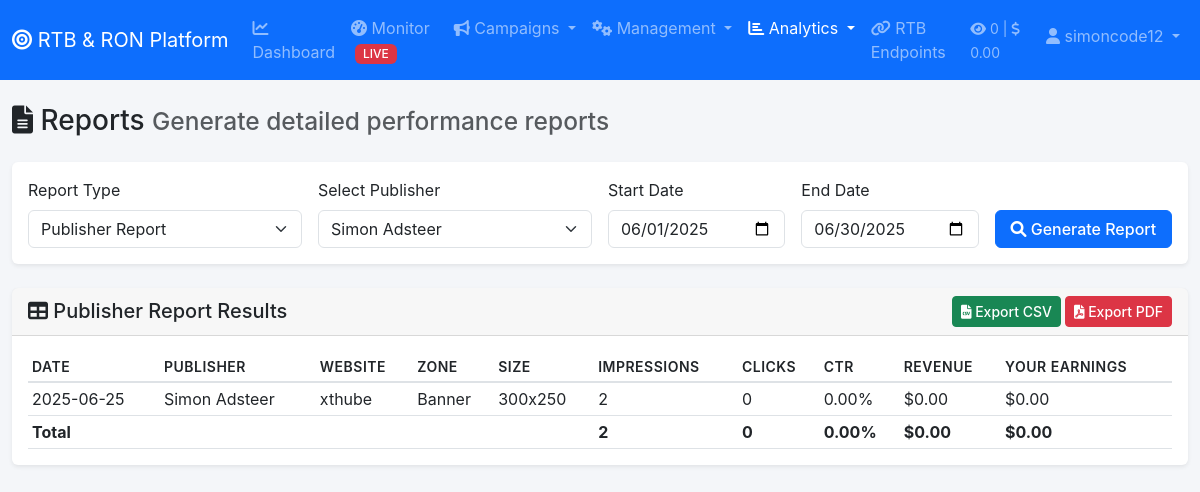
Screenshot of /admin/reports.php?type=publisher&entity_id=1&start_date=2025-06-01&end_date=2025-06-30 (signed in) with the database file from the repository.
### tables this page shows
CREATE TABLE `publishers` (
  `id` int(11) NOT NULL,
  `name` varchar(255) NOT NULL,
  `email` varchar(100) DEFAULT NULL,
  `website` varchar(255) DEFAULT NULL,
  `contact_person` varchar(100) DEFAULT NULL,
  `revenue_share` decimal(5,2) DEFAULT 50.00,
  `payment_method` enum('paypal','bank_transfer','wire') DEFAULT 'paypal',
  `payment_details` text DEFAULT NULL,
  `status` enum('active','inactive','pending') DEFAULT 'active',
  `created_at` timestamp NULL DEFAULT current_timestamp(),
  `updated_at` timestamp NULL DEFAULT current_timestamp() ON UPDATE current_timestamp(),
  `notes` text DEFAULT NULL
);

### admin/reports.php (the view, shortened to what this page needs)
<?php
include 'includes/header.php';
$report_type = $_GET['type'] ?? 'advertiser';
$entity_id = $_GET['entity_id'] ?? 0;
$start_date = $_GET['start_date'] ?? date('Y-m-d', strtotime('-30 days'));
$end_date = $_GET['end_date'] ?? date('Y-m-d');
$advertisers = $pdo->query("SELECT id, name FROM advertisers WHERE status = 'active' ORDER BY name")->fetchAll();
$publishers = $pdo->query("SELECT id, name FROM publishers WHERE status = 'active' ORDER BY name")->fetchAll();
?>
<div class="row">
    <div class="col-12">
        <h1 class="h3 mb-4">
            <i class="fas fa-file-alt"></i> Reports
            <small class="text-muted">Generate detailed performance reports</small>
        </h1>
    </div>
</div>
<div class="card mb-4">
    <div class="card-body">
        <form method="GET" class="row g-3">
            <div class="col-md-3">
                <label for="type" class="form-label">Report Type</label>
                <select class="form-select" name="type" id="type" onchange="toggleEntitySelector()">
                    <option value="publisher" <?php echo $report_type == 'publisher' ? 'selected' : ''; ?>>
                        Publisher Report
                    </option>
                </select>
            </div>
            <div class="col-md-3" id="entity-selector">
                <label for="entity_id" class="form-label">Select <?php echo ucfirst($report_type); ?></label>
                <select class="form-select" name="entity_id" id="entity_id">
                    <?php if ($report_type == 'advertiser'): ?>
                        <?php foreach ($advertisers as $adv): ?>
                            <option value="<?php echo $adv['id']; ?>" <?php echo $entity_id == $adv['id'] ? 'selected' : ''; ?>>
                                <?php echo htmlspecialchars($adv['name']); ?>
                            </option>
                        <?php endforeach; ?>
                    <?php elseif ($report_type == 'publisher'): ?>
                        <?php foreach ($publishers as $pub): ?>
                            <option value="<?php echo $pub['id']; ?>" <?php echo $entity_id == $pub['id'] ? 'selected' : ''; ?>>
                                <?php echo htmlspecialchars($pub['name']); ?>
                            </option>
                        <?php endforeach; ?>
                    <?php endif; ?>
                </select>
            </div>
            <div class="col-md-2">
                <label for="start_date" class="form-label">Start Date</label>
                <input type="date" class="form-control" name="start_date" value="<?php echo $start_date; ?>">
            </div>
            <div class="col-md-2">
                <label for="end_date" class="form-label">End Date</label>
                <input type="date" class="form-control" name="end_date" value="<?php echo $end_date; ?>">
            </div>
            <div class="col-md-2">
                <label class="form-label">&nbsp;</label>
                <button type="submit" class="btn btn-primary d-block w-100">
                    <i class="fas fa-search"></i> Generate Report
                </button>
            </div>
        </form>
    </div>
</div>
<?php
if ($report_type == 'advertiser') {
    $where_clause = $entity_id > 0 ? "AND a.id = $entity_id" : "";
    $report_data = $pdo->query("
        SELECT
            DATE(bl.created_at) as date,
            a.name as advertiser_name,
            c.name as campaign_name,
            c.type as campaign_type,
            COUNT(DISTINCT bl.id) as impressions,
            SUM(CASE WHEN bl.status = 'click' THEN 1 ELSE 0 END) as clicks,
            COALESCE(SUM(bl.win_price), 0) as cost,
            cr.width,
            cr.height
        FROM bid_logs bl
        JOIN campaigns c ON bl.campaign_id = c.id
        JOIN advertisers a ON c.advertiser_id = a.id
        LEFT JOIN creatives cr ON bl.creative_id = cr.id
        WHERE bl.created_at BETWEEN '$start_date 00:00:00' AND '$end_date 23:59:59'
        $where_clause
        GROUP BY DATE(bl.created_at), a.id, c.id
        ORDER BY date DESC, cost DESC
    ")->fetchAll(PDO::FETCH_ASSOC);
} elseif ($report_type == 'publisher') {
    $where_clause = $entity_id > 0 ? "AND p.id = $entity_id" : "";
    $report_data = $pdo->query("
        SELECT
            DATE(bl.created_at) as date,
            p.name as publisher_name,
            w.name as website_name,
            z.name as zone_name,
            z.size,
            COUNT(DISTINCT bl.id) as impressions,
            SUM(CASE WHEN bl.status = 'click' THEN 1 ELSE 0 END) as clicks,
            COALESCE(SUM(bl.win_price), 0) as revenue,
            COALESCE(SUM(bl.win_price), 0) * (p.revenue_share / 100) as publisher_revenue
        FROM bid_logs bl
        JOIN zones z ON bl.zone_id = z.id
        JOIN websites w ON z.website_id = w.id
        JOIN publishers p ON w.publisher_id = p.id
        WHERE bl.created_at BETWEEN '$start_date 00:00:00' AND '$end_date 23:59:59'
        $where_clause
        GROUP BY DATE(bl.created_at), p.id, w.id, z.id
        ORDER BY date DESC, revenue DESC
    ")->fetchAll(PDO::FETCH_ASSOC);
}
?>
<?php if (!empty($report_data)): ?>
<div class="card">
    <div class="card-header d-flex justify-content-between align-items-center">
        <h5 class="mb-0">
            <i class="fas fa-table"></i>
            <?php echo ucfirst($report_type); ?> Report Results
        </h5>
        <div>
            <button class="btn btn-sm btn-success" onclick="exportToCSV()">
                <i class="fas fa-file-csv"></i> Export CSV
            </button>
            <button class="btn btn-sm btn-danger" onclick="exportToPDF()">
                <i class="fas fa-file-pdf"></i> Export PDF
            </button>
        </div>
    </div>
    <div class="card-body">
        <div class="table-responsive">
            <table class="table table-sm table-hover" id="report-table">
                <thead>
                    <tr>
                        <th>Date</th>
                        <?php if ($report_type == 'advertiser'): ?>
                            <th>Advertiser</th>
                            <th>Campaign</th>
                            <th>Type</th>
                            <th>Size</th>
                            <th>Impressions</th>
                            <th>Clicks</th>
                            <th>CTR</th>
                            <th>Cost</th>
                            <th>eCPM</th>
                        <?php elseif ($report_type == 'publisher'): ?>
                            <th>Publisher</th>
                            <th>Website</th>
                            <th>Zone</th>
                            <th>Size</th>
                            <th>Impressions</th>
                            <th>Clicks</th>
                            <th>CTR</th>
                            <th>Revenue</th>
                            <th>Your Earnings</th>
                        <?php endif; ?>
                    </tr>
                </thead>
                <tbody>
                    <?php
                    $total_impressions = 0;
                    $total_clicks = 0;
                    $total_revenue = 0;
                    $total_publisher_revenue = 0;
                    foreach ($report_data as $row):
                        $ctr = $row['impressions'] > 0 ? ($row['clicks'] / $row['impressions']) * 100 : 0;
                        $ecpm = $row['impressions'] > 0 ? (($row['cost'] ?? $row['revenue']) / $row['impressions']) * 1000 : 0;
                        $total_impressions += $row['impressions'];
                        $total_clicks += $row['clicks'];
                        $total_revenue += ($row['cost'] ?? $row['revenue']);
                        $total_publisher_revenue += ($row['publisher_revenue'] ?? 0);
                    ?>
                    <tr>
                        <td><?php echo $row['date']; ?></td>
                        <?php if ($report_type == 'advertiser'): ?>
                            <td><?php echo htmlspecialchars($row['advertiser_name']); ?></td>
                            <td><?php echo htmlspecialchars($row['campaign_name']); ?></td>
                            <td>
                                <span class="badge bg-<?php echo $row['campaign_type'] == 'rtb' ? 'primary' : 'success'; ?>">
                                    <?php echo strtoupper($row['campaign_type']); ?>
                                </span>
                            </td>
                            <td><?php echo $row['width'] . 'x' . $row['height']; ?></td>
                            <td><?php echo number_format($row['impressions']); ?></td>
                            <td><?php echo number_format($row['clicks']); ?></td>
                            <td><?php echo number_format($ctr, 2); ?>%</td>
                            <td>$<?php echo number_format($row['cost'], 2); ?></td>
                            <td>$<?php echo number_format($ecpm, 2); ?></td>
                        <?php elseif ($report_type == 'publisher'): ?>
                            <td><?php echo htmlspecialchars($row['publisher_name']); ?></td>
                            <td><?php echo htmlspecialchars($row['website_name']); ?></td>
                            <td><?php echo htmlspecialchars($row['zone_name']); ?></td>
                            <td><?php echo $row['size']; ?></td>
                            <td><?php echo number_format($row['impressions']); ?></td>
                            <td><?php echo number_format($row['clicks']); ?></td>
                            <td><?php echo number_format($ctr, 2); ?>%</td>
                            <td>$<?php echo number_format($row['revenue'], 2); ?></td>
                            <td>$<?php echo number_format($row['publisher_revenue'], 2); ?></td>
                        <?php endif; ?>
                    </tr>
                    <?php endforeach; ?>
                </tbody>
                <tfoot>
                    <tr class="fw-bold">
                        <td>Total</td>
                        <?php if ($report_type == 'advertiser'): ?>
                            <td colspan="4"></td>
                            <td><?php echo number_format($total_impressions); ?></td>
                            <td><?php echo number_format($total_clicks); ?></td>
                            <td><?php echo $total_impressions > 0 ? number_format(($total_clicks / $total_impressions) * 100, 2) : '0.00'; ?>%</td>
                            <td>$<?php echo number_format($total_revenue, 2); ?></td>
                            <td>$<?php echo $total_impressions > 0 ? number_format(($total_revenue / $total_impressions) * 1000, 2) : '0.00'; ?></td>
                        <?php elseif ($report_type == 'publisher'): ?>
                            <td colspan="4"></td>
                            <td><?php echo number_format($total_impressions); ?></td>
                            <td><?php echo number_format($total_clicks); ?></td>
                            <td><?php echo $total_impressions > 0 ? number_format(($total_clicks / $total_impressions) * 100, 2) : '0.00'; ?>%</td>
                            <td>$<?php echo number_format($total_revenue, 2); ?></td>
                            <td>$<?php echo number_format($total_publisher_revenue, 2); ?></td>
                        <?php endif; ?>
                    </tr>
                </tfoot>
            </table>
        </div>
    </div>
</div>
<?php else: ?>
<div class="alert alert-info">
    <i class="fas fa-info-circle"></i> No data found for the selected criteria.
</div>
<?php endif; ?>
<?php include 'includes/footer.php'; ?>

### asset/css/style.css (style rules this page uses)
:root { --primary-color: #0d6efd; --secondary-color: #6c757d; --success-color: #198754; --info-color: #0dcaf0; --warning-color: #ffc107; --danger-color: #dc3545; --light-color: #f8f9fa; --dark-color: #212529; --sidebar-width: 280px; --header-height: 56px; }
body { font-family: -apple-system, BlinkMacSystemFont, "Segoe UI", Roboto, "Helvetica Neue", Arial, sans-serif; background-color: #f4f6f9; min-height: 100vh; }
.card { border: none; box-shadow: 0 0.125rem 0.25rem rgba(0, 0, 0, 0.075); transition: transform 0.2s, box-shadow 0.2s; margin-bottom: 1.5rem; }
.card-header { background-color: rgba(0, 0, 0, 0.03); border-bottom: 1px solid rgba(0, 0, 0, 0.125); font-weight: 600; }
.table { margin-bottom: 0; }
.table thead th { border-bottom: 2px solid #dee2e6; font-weight: 600; text-transform: uppercase; font-size: 0.875rem; letter-spacing: 0.5px; }
.btn { font-weight: 500; transition: all 0.2s; }
.btn-sm { font-size: 0.875rem; }

### rows the page displays
publishers: date "2025-06-25", name "Simon Adsteer", website_name "xthube", zone_name "Banner", size "300x250", impressions "2", clicks "0", ctr "0.00", revenue "0.00", publisher_revenue "0.00"

### other values shown
$today_stats['impressions'] "0"
$today_stats['revenue'] "0.00"
$_SESSION['username'] "simoncode12"
$report_type "Publisher"
$total_impressions "2"
$total_clicks "0"
$total_revenue "0.00"
$total_publisher_revenue "0.00"
form field entity_id "Simon Adsteer"
